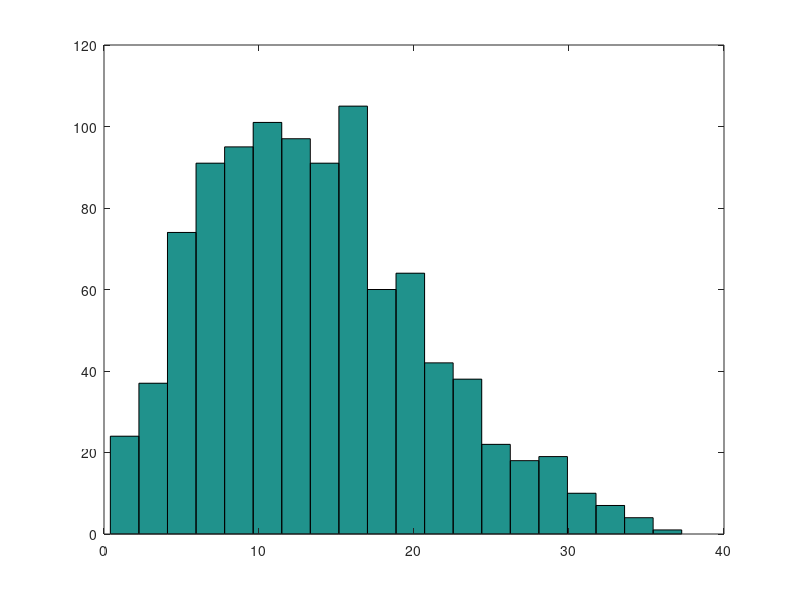

Write MATLAB code to recreate this figure.
#! /usr/bin/octave

close all;
clear; clc;
%python("./BulkPermittivity.py")
f = csvread("gamma.csv");

mag = f(:,1);
angle = f(:,2);

mean(mag)
hist(mag,20);
